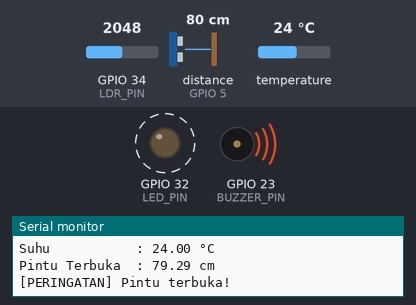
A sketch run on a simulated ESP32. Parts: output pins drawn as LEDs (lit = HIGH), buzzer (waves = sounding), the last lines printed to the serial monitor. Wiring (inferred from the names in the program): ultrasonic range finder: trigger GPIO 4; echo GPIO 5. Dashed ring = blinking. Inputs (shaded band) come from the test bench; at power-on: distance to the obstacle (sensor on GPIO 5) 80 cm, temperature 24 °C, GPIO 34 (LDR_PIN) = 2048. The echo pulse lasts 58.3 µs per cm; WiFi joins after 1.5 s; servers stay silent unless stated; pins used as bus, display or sensor lines are not drawn.

Above: at 3.0 s.
3.1 s: distance to the obstacle (sensor on GPIO 5) set to 7 cm
6.6 s: distance to the obstacle (sensor on GPIO 5) set to 4 cm
At 9.0 s:
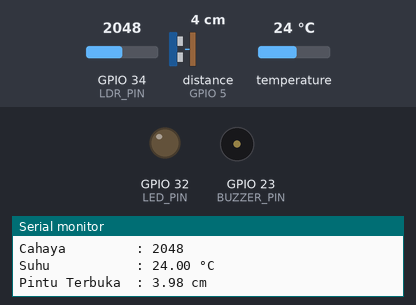
9.3 s: temperature set to 26 °C
At 10.2 s:
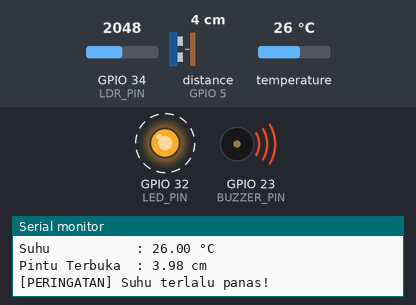
Timing chart, 0 to 18.4 s (numbered marks = the images above; inputs shaded):
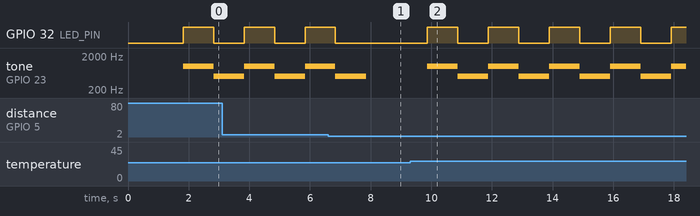

The sketch:

IOT-TOUR-LAB-ECS.ino
```cpp
/********************************************************
 * =====================================================
 *            SMART SECURITY MONITORING SYSTEM
 * =====================================================
 *
 * BOARD       : ESP32
 * SENSOR      : DHT11, LDR, HC-SR04
 * OUTPUT      : LED, BUZZER
 * PLATFORM    : BLYNK IoT
 *
 * FUNGSI:
 * -----------------------------------------------------
 * 1. Membaca suhu ruangan menggunakan DHT11
 * 2. Membaca cahaya menggunakan LDR
 * 3. Mengukur jarak/pintu menggunakan HC-SR04
 * 4. Mengirim data ke aplikasi Blynk
 * 5. Menyalakan alarm jika kondisi berbahaya
 *
 ********************************************************/


/* =====================================================
 *                  KONFIGURASI BLYNK
 * =====================================================
 */


#define BLYNK_TEMPLATE_ID "TMPL6YGlgG6BU"
#define BLYNK_TEMPLATE_NAME "Tugas Case 1"
#define BLYNK_AUTH_TOKEN "1dp2XzlWT6d7guvUbIv7jVlrq3hQ93--"


// Menampilkan proses Blynk ke Serial Monitor
#define BLYNK_PRINT Serial


/* =====================================================
 *                      LIBRARY
 * =====================================================
 */


#include <WiFi.h>               // Library WiFi ESP32
#include <BlynkSimpleEsp32.h>  // Library Blynk ESP32
#include <Adafruit_Sensor.h>   // Library sensor umum
#include <DHT.h>               // Library sensor DHT
#include <DHT_U.h>             // Unified DHT
#include "Arduino.h"


/* =====================================================
 *                   WIFI SETTINGS
 * =====================================================
 */


char ssid[] = "Xiaomi 12 Lite"; // Nama WiFi
char pass[] = "123456789a";     // Password WiFi


/********************************************************
 * DHTTYPE DHT11
 *
 * DHT11 = tipe sensor suhu & kelembaban
 ********************************************************/


#define DHTTYPE DHT11


/* =====================================================
 *                    PIN CONFIG
 * =====================================================
 *
 * Angka dibawah adalah nomor GPIO ESP32
 */


#define DHTPIN      26  // GPIO 26 → Data DHT11
#define LDR_PIN     34  // GPIO 34 → Analog LDR
#define TRIG_PIN    4   // GPIO 4  → Trigger HC-SR04
#define ECHO_PIN    5   // GPIO 5  → Echo HC-SR04
#define LED_PIN     32  // GPIO 32 → LED indikator
#define BUZZER_PIN  23  // GPIO 23 → Buzzer


/* =====================================================
 *                MEMBUAT OBJECT DHT
 * =====================================================
 */


DHT_Unified dht(DHTPIN, DHTTYPE);


/* =====================================================
 *               VARIABEL GLOBAL
 * =====================================================
 *
 * Variabel global = bisa digunakan semua fungsi
 */


uint32_t delayMS;


/* =====================================================
 *                      SETUP
 * =====================================================
 *
 * setup() hanya berjalan 1 kali saat ESP32 hidup
 */


void setup() {


  /******************************************************
   * Serial.begin(115200)
   *
   * 115200 = baud rate
   * Satuan : bps (bit per second)
   *
   * Artinya:
   * ESP32 mengirim data serial
   * sebanyak 115200 bit per detik
   ******************************************************/


  Serial.begin(115200);


  // Memulai sensor DHT11
  dht.begin();


  /* ===================================================
   *                MODE PIN
   * ===================================================
   */


  pinMode(LDR_PIN, INPUT);      // LDR sebagai INPUT
  pinMode(LED_PIN, OUTPUT);     // LED sebagai OUTPUT
  pinMode(BUZZER_PIN, OUTPUT);  // Buzzer sebagai OUTPUT


  pinMode(TRIG_PIN, OUTPUT);    // Trigger ultrasonic OUTPUT
  pinMode(ECHO_PIN, INPUT);     // Echo ultrasonic INPUT


  /******************************************************
   * ledcSetup(channel, frekuensi, resolusi)
   *
   * ledcSetup(0, 2000, 8)
   *
   * 0     = channel PWM ESP32
   *
   * 2000  = frekuensi PWM
   *         satuan : Hertz (Hz)
   *
   *         Artinya:
   *         sinyal bergetar 2000 kali/detik
   *
   * 8     = resolusi PWM
   *         satuan : bit
   *
   *         8 bit = 256 level PWM
   *         karena:
   *
   *         2^8 = 256
   ******************************************************/


  ledcSetup(0, 2000, 8);


  // Menghubungkan buzzer ke channel PWM 0
  ledcAttachPin(BUZZER_PIN, 0);


  /* ===================================================
   *                  KONEKSI WIFI
   * ===================================================
   */


  WiFi.begin(ssid, pass);


  /* ===================================================
   *               KONEKSI BLYNK
   * ===================================================
   */


  Blynk.begin(BLYNK_AUTH_TOKEN, ssid, pass, "blynk.cloud", 80);
}


/* =====================================================
 *                      LOOP
 * =====================================================
 *
 * loop() berjalan terus menerus
 */


void loop() {


  // Menjalankan sistem Blynk
  Blynk.run();


  /* ===================================================
   *                 SENSOR DHT11
   * ===================================================
   */


  sensors_event_t event;


  // Mengambil data suhu
  dht.temperature().getEvent(&event);


  // Menyimpan suhu ke variabel
  float dhtValue = event.temperature;


  /******************************************************
   * dhtValue
   *
   * Satuan:
   * derajat Celsius (°C)
   ******************************************************/


  /* ===================================================
   *                     SENSOR LDR
   * ===================================================
   */


  int ldrValue = analogRead(LDR_PIN);


  /******************************************************
   * analogRead()
   *
   * Membaca ADC ESP32
   *
   * Range ADC:
   * 0 - 4095
   *
   * Semakin kecil:
   * semakin terang
   *
   * Semakin besar:
   * semakin gelap
   ******************************************************/


  /* ===================================================
   *               SENSOR ULTRASONIC
   * ===================================================
   */


  // Memastikan trigger LOW
  digitalWrite(TRIG_PIN, LOW);


  /******************************************************
   * delayMicroseconds(2)
   *
   * Satuan:
   * mikrodetik (µs)
   *
   * 2 µs = 0.000002 detik
   ******************************************************/


  delayMicroseconds(2);


  // Mengirim trigger ultrasonic
  digitalWrite(TRIG_PIN, HIGH);


  /******************************************************
   * delayMicroseconds(10)
   *
   * Trigger aktif selama 10 mikrodetik
   *
   * HC-SR04 membutuhkan trigger minimal:
   * 10 µs
   ******************************************************/


  delayMicroseconds(10);


  // Mematikan trigger
  digitalWrite(TRIG_PIN, LOW);


  /******************************************************
   * pulseIn(ECHO_PIN, HIGH, 30000)
   *
   * 30000 = timeout
   * satuan : mikrodetik (µs)
   *
   * 30000 µs = 30 ms
   *
   * Jika tidak ada pantulan dalam 30 ms
   * maka pembacaan dihentikan
   ******************************************************/


  long duration = pulseIn(ECHO_PIN, HIGH, 30000);


  /******************************************************
   * Rumus Jarak:
   *
   * distance = duration × 0.034 / 2
   *
   * 0.034 = kecepatan suara
   * satuan : cm/µs
   *
   * Artinya:
   * suara bergerak 0.034 cm
   * setiap 1 mikrodetik
   *
   * Dibagi 2 karena:
   * gelombang pergi dan kembali
   ******************************************************/


  float distance = duration * 0.034 / 2;


  /******************************************************
   * distance
   *
   * Satuan:
   * centimeter (cm)
   ******************************************************/


  /* ===================================================
   *               MENGIRIM KE BLYNK
   * ===================================================
   */


  Blynk.virtualWrite(V0, dhtValue); // V0 = suhu
  Blynk.virtualWrite(V1, ldrValue); // V1 = cahaya
  Blynk.virtualWrite(V2, distance); // V2 = jarak


  /* ===================================================
   *               SERIAL MONITOR
   * ===================================================
   */


  Serial.println("==============================");


  Serial.println("Cahaya         : " + String(ldrValue));


  Serial.println("Suhu           : " + String(dhtValue) + " °C");


  Serial.println("Pintu Terbuka  : " + String(distance) + " cm");


  /* ===================================================
   *                SISTEM PERINGATAN
   * ===================================================
   */


  bool alert = false;


  /******************************************************
   * if (ldrValue < 2000)
   *
   * 2000 = batas cahaya
   * Range ADC = 0 - 4095
   *
   * Jika kurang dari 2000:
   * dianggap ada cahaya masuk
   ******************************************************/


  if (ldrValue < 2000) {


    Serial.println("[PERINGATAN] Cahaya terdeteksi!");


    alert = true;
  }


  /******************************************************
   * if (dhtValue > 24)
   *
   * 24 = batas suhu maksimum
   * satuan : °C
   ******************************************************/


  if (dhtValue > 24) {


    Serial.println("[PERINGATAN] Suhu terlalu panas!");


    alert = true;
  }


  /******************************************************
   * if (distance > 5)
   *
   * 5 = batas pintu terbuka
   * satuan : cm
   ******************************************************/


  if (distance > 5) {


    Serial.println("[PERINGATAN] Pintu terbuka!");


    alert = true;
  }


  /* ===================================================
   *            AKSI SAAT ADA PERINGATAN
   * ===================================================
   */


  if (alert) {


    // Menyalakan LED
    digitalWrite(LED_PIN, HIGH);


    /****************************************************
     * ledcWriteTone(0, 1000)
     *
     * 0    = channel PWM
     * 1000 = frekuensi suara buzzer
     *        satuan : Hertz (Hz)
     *
     * Artinya:
     * buzzer bergetar 1000 kali/detik
     ****************************************************/


    ledcWriteTone(0, 1000);


    /****************************************************
     * delay(1000)
     *
     * satuan : millisecond (ms)
     *
     * 1000 ms = 1 detik
     ****************************************************/


    delay(1000);


    // Mematikan LED
    digitalWrite(LED_PIN, LOW);


    /****************************************************
     * ledcWriteTone(0, 500)
     *
     * 500 Hz = nada lebih rendah
     ****************************************************/


    ledcWriteTone(0, 500);


  }


  else {


    // LED mati
    digitalWrite(LED_PIN, LOW);


    // Buzzer mati
    ledcWriteTone(0, 0);
  }


  /******************************************************
   * delay(1000)
   *
   * Delay pembacaan sensor
   *
   * 1000 ms = 1 detik
   ******************************************************/


  delay(1000);
}
```

Measured:
- the behaviour switches between 6 and 5 cm on distance to the obstacle (sensor on GPIO 5) (found by bisection; images 0 and 1)
- the behaviour switches between 24 and 25 °C on temperature (found by bisection; images 1 and 2)
- after the input at 6.6 s, GPIO 32 (LED_PIN): goes on until 6.8 s, then stays LOW
- after the input at 9.3 s, GPIO 32 (LED_PIN): alternates HIGH for 1.0 s and LOW for 1.0 s, starting after 0.57 s; tone on GPIO 23 (BUZZER_PIN): alternates 1000 Hz for 1.0 s and 500 Hz for 1.0 s, starting after 0.57 s
